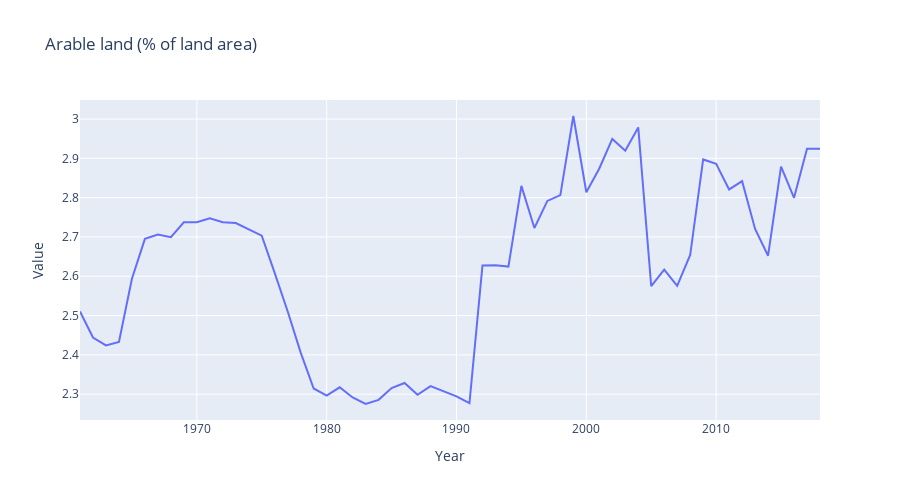

Notebook code cell kept with this figure:
### Code cell
temp = df[df['Indicator Name'] == 'Arable land (% of land area)']
temp = temp.sort_values(by=['Year'], )
temp = temp.reset_index(drop=True)

temp

# Agriculture land (sq. km)


p= sns.relplot(data=temp, x='Year', y='Value', kind='line', height=5, aspect=2)
p.set(title='Arable land (% of land area)')

fig = px.line(temp, x="Year", y="Value", title='Arable land (% of land area)' , width=900, height=500)

fig.show()

### Figure 1 — Plotly figure (JSON) as saved in the notebook; plotly's stock layout.template omitted (floating-point values rounded to 4 significant figures)
{"data": [{"hovertemplate": "Year=%{x}<br>Value=%{y}<extra></extra>", "legendgroup": "", "line": {"color": "#636efa", "dash": "solid"}, "marker": {"symbol": "circle"}, "mode": "lines", "name": "", "orientation": "v", "showlegend": false, "type": "scatter", "x": [1961, 1962, 1963, 1964, 1965, 1966, 1967, 1968, 1969, 1970, 1971, 1972, 1973, 1974, 1975, 1976, 1977, 1978, 1979, 1980, 1981, 1982, 1983, 1984, 1985, 1986, 1987, 1988, 1989, 1990, 1991, 1992, 1993, 1994, 1995, 1996, 1997, 1998, 1999, 2000, 2001, 2002, 2003, 2004, 2005, 2006, 2007, 2008, 2009, 2010, 2011, 2012, 2013, 2014, 2015, 2016, 2017, 2018], "xaxis": "x", "y": [2.51, 2.444, 2.424, 2.433, 2.594, 2.695, 2.706, 2.699, 2.737, 2.737, 2.748, 2.737, 2.735, 2.719, 2.703, 2.608, 2.51, 2.406, 2.315, 2.296, 2.318, 2.292, 2.275, 2.286, 2.316, 2.329, 2.298, 2.321, 2.306, 2.294, 2.277, 2.627, 2.628, 2.625, 2.83, 2.723, 2.792, 2.806, 3.008, 2.814, 2.874, 2.949, 2.919, 2.979, 2.575, 2.617, 2.576, 2.654, 2.897, 2.886, 2.821, 2.842, 2.72, 2.652, 2.879, 2.8, 2.924, 2.924], "yaxis": "y"}], "layout": {"height": 500, "legend": {"tracegroupgap": 0}, "title": {"text": "Arable land (% of land area)"}, "width": 900, "xaxis": {"anchor": "y", "domain": [0, 1], "title": {"text": "Year"}}, "yaxis": {"anchor": "x", "domain": [0, 1], "title": {"text": "Value"}}}}
